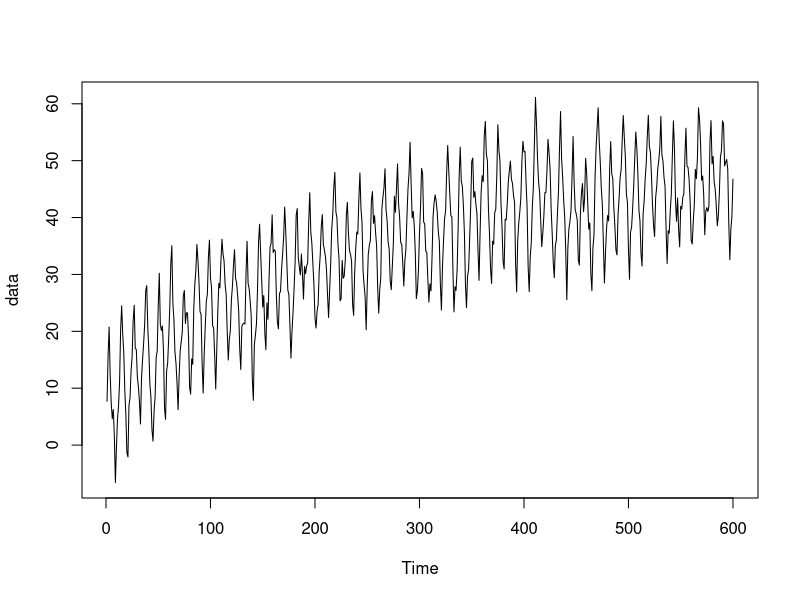
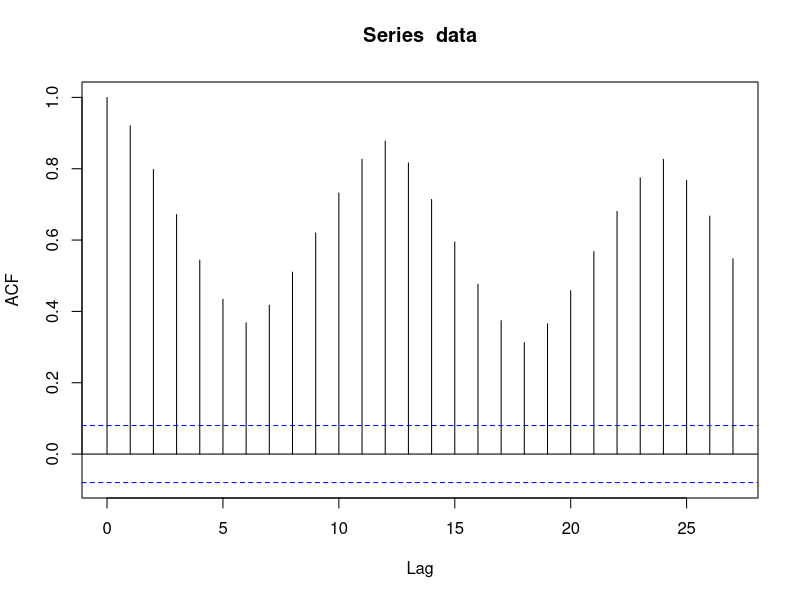

The R script that drew these images, in order: (Note: this script raises an error after producing the figures.)
########################################################################
# STAT4005 Final Exam
#
# Please fill in your information
#
# Name: CHAN King Yeung
# Student ID: 1155119394
#
########################################################################

# Q3a
data = as.ts(read.csv("data.csv")[,-1])
ts.plot(data)
acf(data)

# Q3b
y = data
trend = rep(NA, length(y))
for(i in (length(w) %/% 2 + 1):(length(y) - length(w) %/% 2))
  trend[i] = sum(y[(i - length(w) %/% 2):(i + length(w) %/% 2)] * w)
ts.plot(trend)

# Q3c
s = 12
w = unlist(ifelse(s != 0, ifelse(s %% 2 == 0, list(c(1 / (2 * s), rep(1 / s, s - 1), 1/(2 * s))), list(rep(1 / s, s))), list(w)))
noise = y - trend
season = rep(0, s)
if(s != 0) {
  for(i in 1:s) {
    tempNoise = noise[seq(i, length(y), s)][!is.na(noise[seq(i, length(y), s)])]
    season[i] = sum(tempNoise - mean(noise, na.rm = T)) / length(tempNoise)
  }
}
season = rep(season, round(length(y) / s))
round(season[1:s], 4)

# Checkpoint: 
# c(
	# 2.37273170, 8.08211884, 11.98421344, 6.23199337, 4.00836367,
	# 0.04657594,-2.07930081,-8.38038791,-12.27655628,-6.09746372,
	# -4.04161408, 0.14932584
# )

# Q3d
x1 = seq(1:length(y))
x2 = seq(1:length(y)) ^ 2
reg = lm((y - season) ~ x1 + x2)
summary(reg)

plot(y - reg$residuals - unlist(ifelse(s != 0, list(season[1:length(y)]), 0)))

# Checkpoint: 
# as.ts(read.csv("res.csv")[,-1])

# Q3e
ts.plot(res)
acf(res)
pacf(res)
# res = as.ts(read.csv("res.csv")[,-1])
# season =  c(
#   2.37273170, 8.08211884, 11.98421344, 6.23199337, 4.00836367,
#   0.04657594,-2.07930081,-8.38038791,-12.27655628,-6.09746372,
#   -4.04161408, 0.14932584
# )
# season  = rep(season, round(length(y) / s))
# noise = res + unlist(ifelse(s != 0, list(season[1:length(y)]), 0))

# Q3f
library(tseries)
adf.test(res, k = 0)

# Q3g
library(forecast)
model = auto.arima(res, max.q = 10, ic = "bic")
summary(model)

# Checkpoint: 
# as.ts(read.csv("arma_res.csv")[,-1])

# Q3h
arma_res = as.ts(read.csv("arma_res.csv")[,-1])
ljungBox = function(y, order, h) {
  fit = arima(y, order = order, include.mean = F)
  n = length(y)
  r.z = as.numeric(acf(fit$res, h, plot = F)$acf)
  ts = n * (n + 2) * sum((r.z[-1] ^ 2) / (n - (1:h)))
  cv = qchisq(0.95, h - 1)
  pv = pchisq(ts, h - 1)
  out = cbind(ts, cv, pv)
  colnames(out) = c('test_value', 'critical_value', 'p-value')
  return(round(out, 4))
}
ljungBox(arma_res, c(5,0,2), 15)

# Q3i
predict(data, 12)

# Q3j
lmt = function(y) {
  n = length(y)
  ysqt = y ^ 2
  reg = lm(ysqt[2:n] ~ ysqt[1:(n - 1)])
  Rsqt = summary(reg)$r.squared
  print('p-value')
  print(round(1 - pchisq(n * Rsqt, 1), 4))
}
lmt(arma_res)